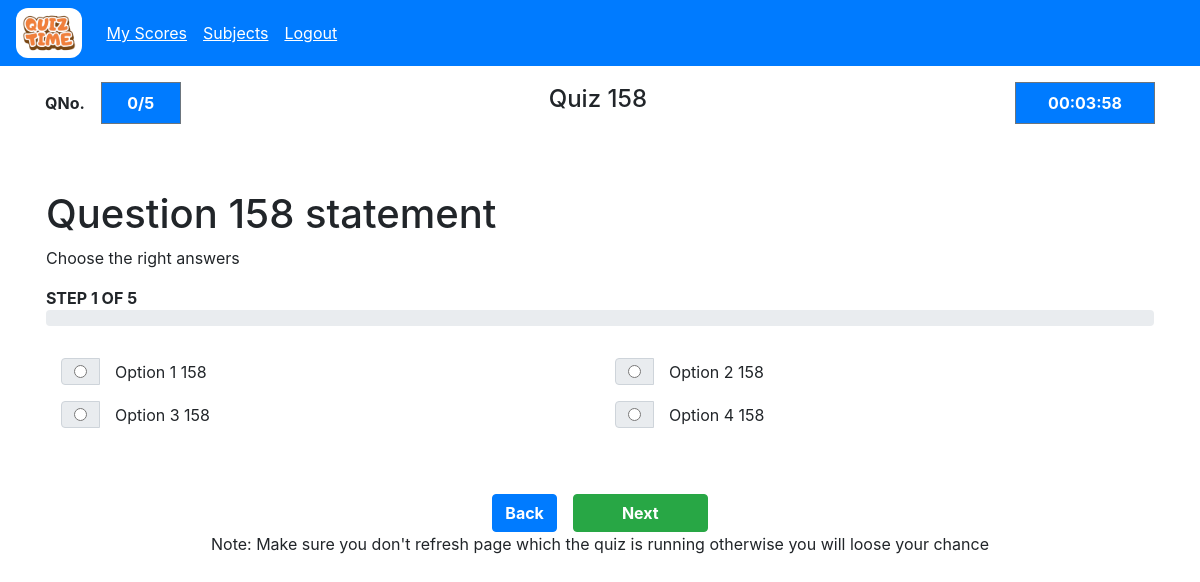
Screenshot of /user/quiz/start?quiz_id=5cbc830b-1b03-4acb-b430-066d7fa63011 (signed in) with the database file from the repository.
### models/model.py (models this page shows)
class Quiz(db.Model):
    __tablename__='quiz'
    id=db.Column(db.VARCHAR(100), primary_key=True)
    quiz_title=db.Column(db.VARCHAR(100), nullable=False)
    chapter_id=db.Column(db.VARCHAR(100), db.ForeignKey('chapters.id'), nullable=False)
    date_of_quiz=db.Column(db.DATE, nullable=False)
    time_duration_hr=db.Column(db.Integer, nullable=False)
    time_duration_min=db.Column(db.Integer, nullable=False)
    remarks=db.Column(db.VARCHAR(100), nullable=False)
    created_at=db.Column(db.TIMESTAMP, nullable=False)
    updated_at=db.Column(db.TIMESTAMP, nullable=False)
    is_active=db.Column(db.Boolean, default=True, nullable=False)
    total_marks=db.Column(db.Integer, nullable=False)

class Questions(db.Model):
    __tablename__='questions'
    id=db.Column(db.VARCHAR(100), primary_key=True)
    quiz_id=db.Column(db.VARCHAR(100), db.ForeignKey('quiz.id'), nullable=False)
    question_title=db.Column(db.VARCHAR(100),nullable=False)
    question_statement=db.Column(db.VARCHAR(100), nullable=False)
    option_1=db.Column(db.VARCHAR(100), nullable=False)
    option_2=db.Column(db.VARCHAR(100), nullable=False)
    option_3=db.Column(db.VARCHAR(100), nullable=False)
    option_4=db.Column(db.VARCHAR(100), nullable=False)
    created_at = db.Column(db.TIMESTAMP, nullable=False)
    updated_at = db.Column(db.TIMESTAMP, nullable=False)
    correct_option=db.Column(db.Integer, nullable=False)
    marks=db.Column(db.Integer, nullable=False)

### controllers/users/user.py (the view)
@user.route("/quiz/start")
@login_required
@swag_from({
    'tags': ['User'],
    'summary': 'Start Quiz',
    'description': 'Start Quiz',
    'parameters': [
        {
            "in": "query",
            "name": "quiz_id",
            "required": True,
            "type": "string",
            "description": "The id of the quiz",
        }
    ],
    'responses': {
        200: {
            'description': 'Start Quiz',
            'content': {
                'application/json': {
                    'example': {
                        "total_rows": 10,
                        "quiz": {
                            "id": "1",
                            "name": "Quiz 1",
                            "chapter_id": "1",
                            "total_marks": 10,
                            "date_of_quiz": "2021-08-01",
                            "is_active": True,
                            "created_at": "2021-08-01 10:00:00",
                            "updated_at": "2021-08-01 10:00:00"
                        },
                        "rows": [
                            {
                                "id": "1",
                                "quiz_id": "1",
                                "question": "Question 1",
                                "option1": "Option 1",
                                "option2": "Option 2",
                                "option3": "Option 3",
                                "option4": "Option 4",
                                "correct_option": 1,
                                "marks": 1,
                                "created_at": "2021-08-01 10:00:00",
                                "updated_at": "2021-08-01 10:00:00"
                            }
                        ]
                    }
                }
            }
        },
        302: {
            'description': 'Redirect to login page',
            'content': {
                'application/json': {
                    'example': {
                        "message": "Quiz not found",
                        "type": "danger",
                        "url": "/user/user_quizzes?skip=0&take=25"
                    }
                }
            }
        }
    }
})
@role_required("user")
def start_quiz():
    try:
        quiz_id = request.args.get("quiz_id", "")
        if not quiz_id:
            raise ValueError("quiz_id is required")
        quiz = Quiz.query.filter_by(id=quiz_id).first()
        if not quiz:
            return flash_and_redirect("Quiz not found", "danger", url_for("user.user_quizzes", skip=0, take=25))
        all_questions = Questions.query.filter_by(quiz_id=quiz.id).all()
        total_rows = len(all_questions)
        session["quiz_progress"] = {
            "quiz_id": quiz.id,
            "current_question": 0,
            "answers": {}
        }
        return render_template("user/start_quiz.html", paper_state=session["quiz_progress"], total_rows=total_rows, quiz=quiz, rows=all_questions)
    except Exception as e:
        return flash_and_redirect(str(e), "danger", url_for("user.user_quizzes", skip=0, take=25))

### app.py (called while the page is built)
    @login_manager.user_loader
    def load_user(user_id):
        return User.query.get(user_id)

### controllers/decorator.py (called while the page is built)
def role_required(role):
    def decorator(func):
        @wraps(func)
        def wrapper(*args, **kwargs):
            if not current_user.is_authenticated:
                return redirect(url_for("auth.login_post"))
            if current_user.user_type != role and session.get("user_type") != role:
                if current_user.user_type == "admin":
                    return redirect(url_for("admin.admin_home"))
                return redirect(url_for("user.user_home"))
            return func(*args, **kwargs)
        return wrapper
    return decorator

### templates/user/start_quiz.html (shortened to what this page needs)
{% extends "base.html" %} {% block title %}Score Page{% endblock %} {% block
content %} {% include "user/user_wrapper.html" %}
<section class="p-3 d-flex flex-column align-items-center min-vh-100">
  <div class="container d-flex align-items-center justify-content-between">
    <div class="d-flex align-items-center">
      <p class="font-weight-bold m-0 mr-3">QNo.</p>
      <div
        style="width: 80px"
        class="bg-primary text-center p-2 d-flex justify-content-center align-items-center border border-secondary"
      >
        <span class="font-weight-bold text-white"
          >{{ paper_state.current_question }}/{{ total_rows }}</span
        >
      </div>
    </div>
    <div>
      <h4 id="title">{{ quiz.quiz_title }}</h4>
    </div>
    <div>
      <div
        style="width: 140px"
        class="bg-primary text-center p-2 d-flex justify-content-center align-items-center border border-secondary"
      >
        <span id="timer" class="font-weight-bold text-white"
          >{{ quiz.time_duration_hr }}:{{ quiz.time_duration_min }}:00</span
        >
      </div>
    </div>
  </div>
  {% if (total_rows|int) - (paper_state.current_question|int) == 1 %} {% set
  form_action = "/user/quiz/evaluate?quiz_id=" + quiz.id|string +
  "&question_id=" + rows[(paper_state.current_question|int)].id|string %} {%
  else %} {% set form_action = "/user/quiz/answer?quiz_id=" + quiz.id|string +
  "&question_id=" + rows[(paper_state.current_question|int)].id|string %} {%
  endif %}
  <form
    action="{{ form_action }}"
    method="post"
    class="container p-3"
    style="margin-top: 50px"
    id="answer-form"
  >
    <div>
      <h1>{{ rows[(paper_state.current_question|int)].question_statement }}</h1>
      <span>Choose the right answers</span>
      <p class="mt-3 mb-0 font-weight-bold">
        STEP {{ (paper_state.current_question|int)+1 }} OF {{ total_rows }}
      </p>
      <div class="progress mb-3">
      </div>
      <div class="container">
        <div class="row">
          <div class="col-sm input-group d-flex mt-3 align-items-center">
            <div class="input-group-prepend">
              <div class="input-group-text">
                <input type="radio" name="answer" value="1"  aria-label="Radio button for
                following text input" />
              </div>
            </div>
            <p class="m-0 ml-3">
              {{ rows[(paper_state.current_question|int)].option_1 }}
            </p>
          </div>
          <div class="col-sm input-group d-flex mt-3 align-items-center">
            <div class="input-group-prepend">
              <div class="input-group-text">
                <input type="radio" name="answer" value="2"  aria-label="Radio button for
                following text input" />
              </div>
            </div>
            <p class="m-0 ml-3">
              {{ rows[(paper_state.current_question|int)].option_2 }}
            </p>
          </div>
        </div>
        <div class="row">
          <div class="col-sm input-group d-flex mt-3 align-items-center">
            <div class="input-group-prepend">
              <div class="input-group-text">
                <input type="radio" name="answer" value="3"  aria-label="Radio button for
                following text input" />
              </div>
            </div>
            <p class="m-0 ml-3">
              {{ rows[(paper_state.current_question|int)].option_3 }}
            </p>
          </div>
          <div class="col-sm input-group d-flex mt-3 align-items-center">
            <div class="input-group-prepend">
              <div class="input-group-text">
                <input type="radio" value="4"  name="answer" aria-label="Radio
                button for following text input" />
              </div>
            </div>
            <p class="m-0 ml-3">
              {{ rows[(paper_state.current_question|int)].option_4 }}
            </p>
          </div>
        </div>
      </div>
    </div>
  </form>
  <form
    action="/user/quiz/go-back?quiz_id={{ quiz.id }}&question_id={{ rows[(paper_state.current_question|int)].id }}"
    method="post"
    id="back-form"
  >
    <div
      class="container d-flex justify-content-center align-items-center"
      style="margin-top: 50px"
    >
      <button type="submit" class="mr-3 btn btn-primary font-weight-bold">
        Back
      </button>
      <button
        type="button"
        onclick="document.getElementById('answer-form').submit();"
        class="btn btn-success font-weight-bold px-5"
      >
        {{ "Submit" if (total_rows|int)-paper_state.current_question == 1 else
        "Next" }}
      </button>
    </div>
    <span
      >Note: Make sure you don't refresh page which the quiz is running
      otherwise you will loose your chance</span
    >
  </form>
</section>
{% endblock %}

### static/css/style.css (style rules this page uses)
#title { display: block; }

### rows the page displays
Quiz: quiz_title "Quiz 158"
Questions: question_statement "Question 158 statement", option_1 "Option 1 158", option_2 "Option 2 158", option_3 "Option 3 158", option_4 "Option 4 158"

### other values shown
{{ paper_state.current_question }} "0"
{{ total_rows }} "5"
{{ (paper_state.current_question|int)+1 }} "1"
